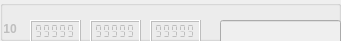
             <widget class="QGroupBox" name="markerBox_10">
              <property name="enabled">
               <bool>false</bool>
              </property>
              <property name="geometry">
               <rect>
                <x>0</x>
                <y>250</y>
                <width>341</width>
                <height>41</height>
               </rect>
              </property>
              <property name="title">
               <string notr="true"/>
              </property>
              <property name="flat">
               <bool>false</bool>
              </property>
              <widget class="QLCDNumber" name="X_10">
               <property name="geometry">
                <rect>
                 <x>30</x>
                 <y>20</y>
                 <width>51</width>
                 <height>23</height>
                </rect>
               </property>
               <property name="smallDecimalPoint">
                <bool>true</bool>
               </property>
               <property name="segmentStyle">
                <enum>QLCDNumber::Flat</enum>
               </property>
               <property name="value" stdset="0">
                <double>99999.000000000000000</double>
               </property>
              </widget>
              <widget class="QLCDNumber" name="Y_10">
               <property name="geometry">
                <rect>
                 <x>90</x>
                 <y>20</y>
                 <width>51</width>
                 <height>23</height>
                </rect>
               </property>
               <property name="smallDecimalPoint">
                <bool>true</bool>
               </property>
               <property name="segmentStyle">
                <enum>QLCDNumber::Flat</enum>
               </property>
               <property name="value" stdset="0">
                <double>99999.000000000000000</double>
               </property>
              </widget>
              <widget class="QLCDNumber" name="Z_10">
               <property name="geometry">
                <rect>
                 <x>150</x>
                 <y>20</y>
                 <width>51</width>
                 <height>23</height>
                </rect>
               </property>
               <property name="smallDecimalPoint">
                <bool>true</bool>
               </property>
               <property name="segmentStyle">
                <enum>QLCDNumber::Flat</enum>
               </property>
               <property name="value" stdset="0">
                <double>99999.000000000000000</double>
               </property>
              </widget>
              <widget class="QLineEdit" name="name_10">
               <property name="geometry">
                <rect>
                 <x>220</x>
                 <y>20</y>
                 <width>121</width>
                 <height>25</height>
                </rect>
               </property>
               <property name="sizePolicy">
                <sizepolicy hsizetype="Expanding" vsizetype="Fixed">
                 <horstretch>0</horstretch>
                 <verstretch>0</verstretch>
                </sizepolicy>
               </property>
              </widget>
              <widget class="QLabel" name="srn_10">
               <property name="enabled">
                <bool>false</bool>
               </property>
               <property name="geometry">
                <rect>
                 <x>0</x>
                 <y>20</y>
                 <width>21</width>
                 <height>17</height>
                </rect>
               </property>
               <property name="font">
                <font>
                 <weight>75</weight>
                 <bold>true</bold>
                </font>
               </property>
               <property name="text">
                <string> 10</string>
               </property>
              </widget>
             </widget>
